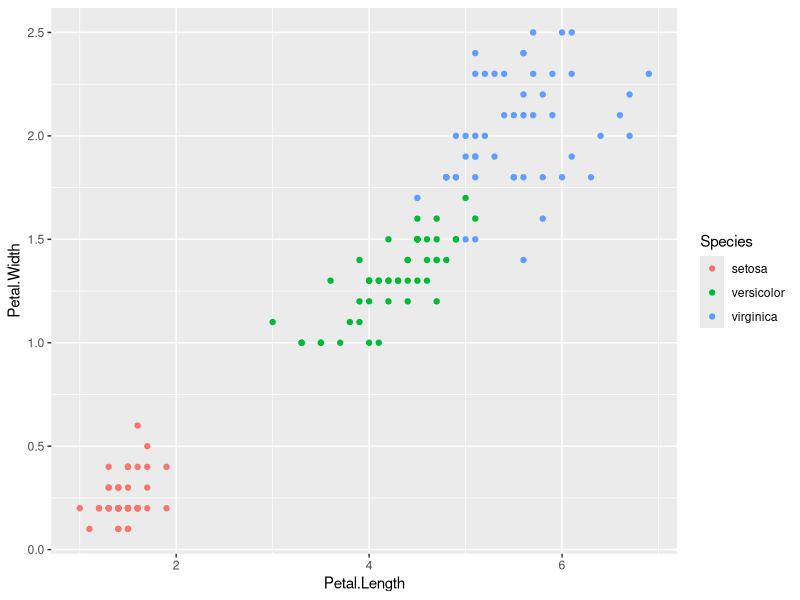
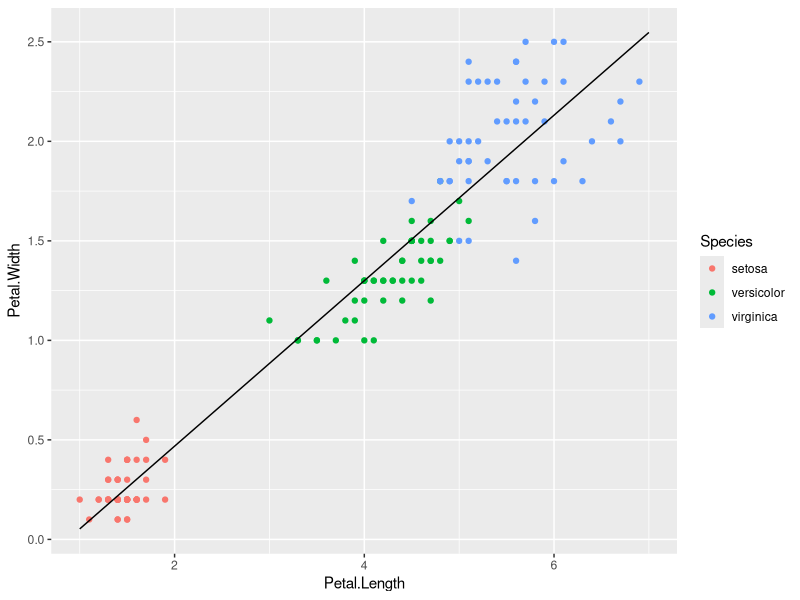
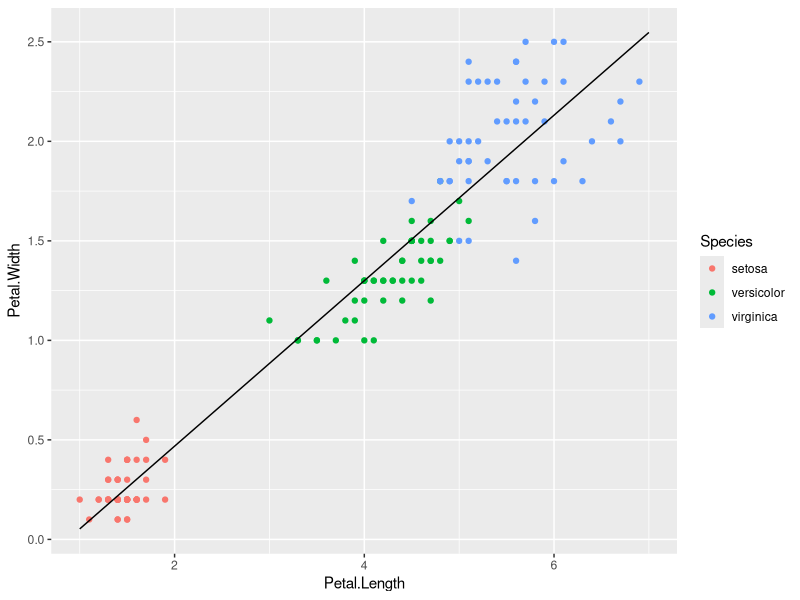
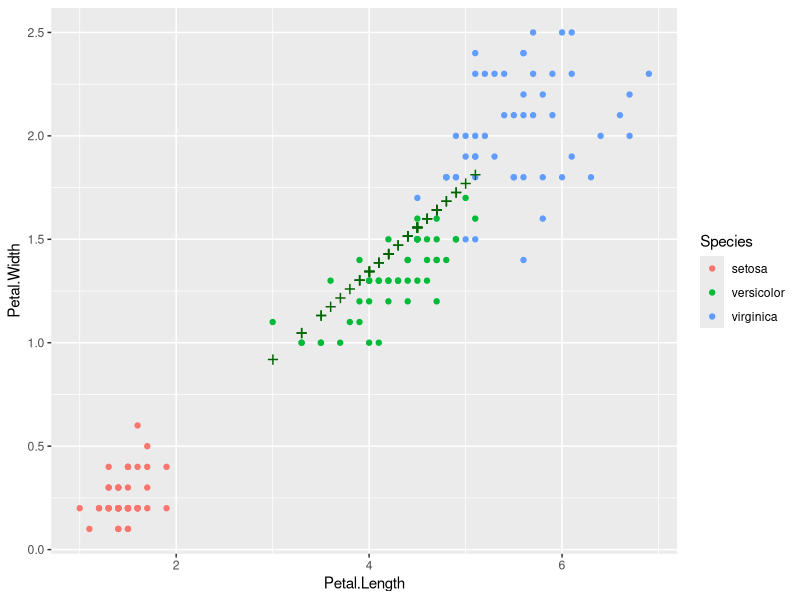
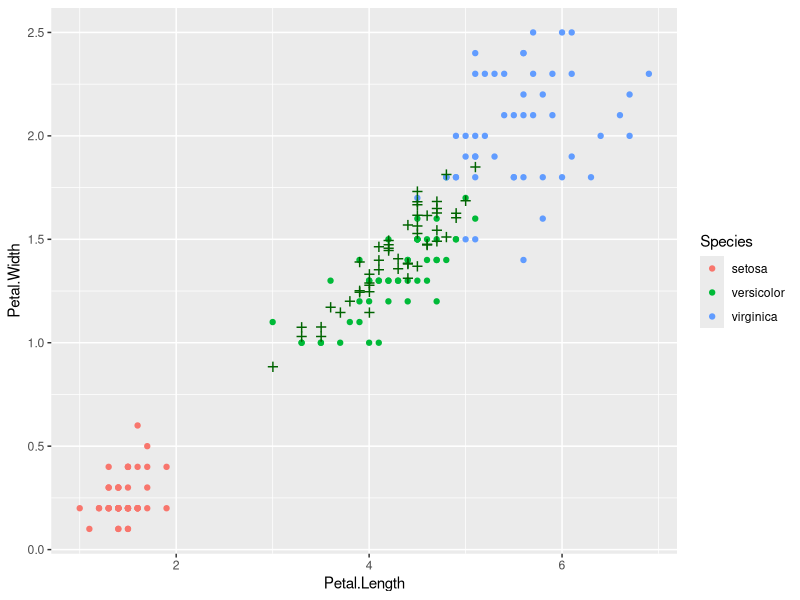
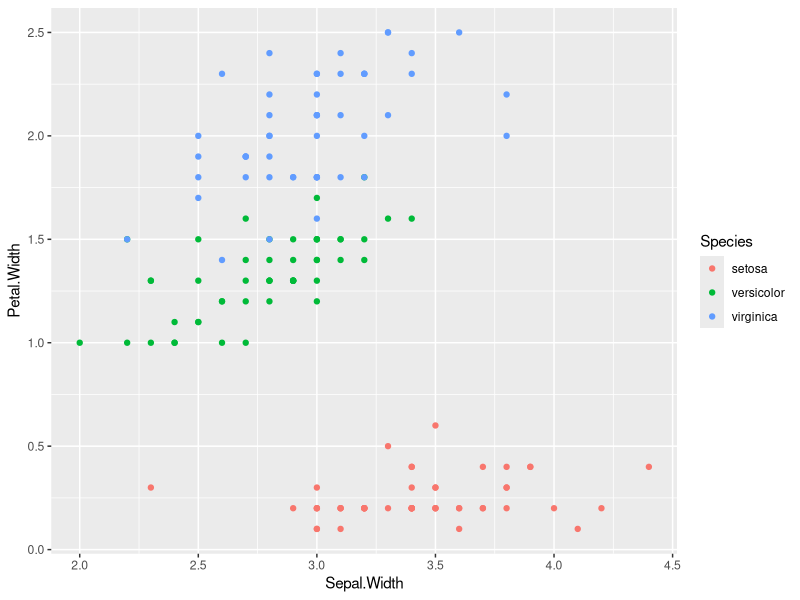
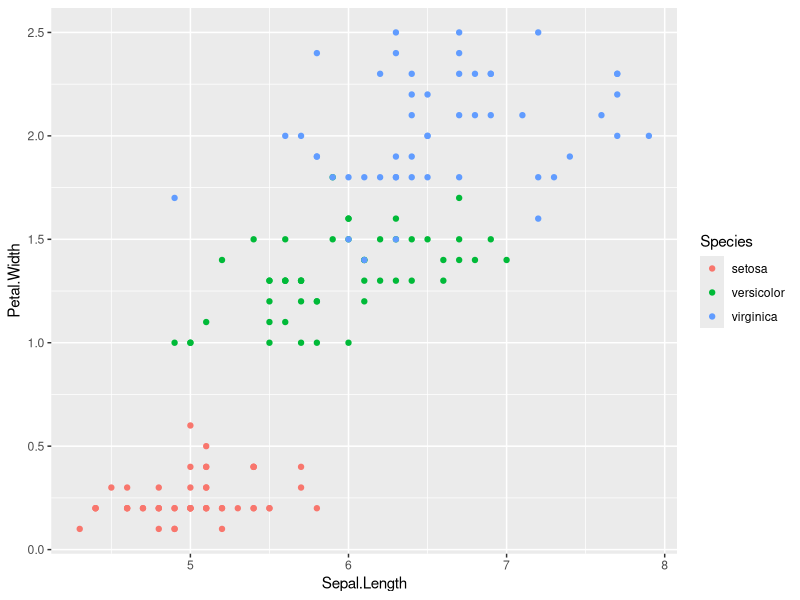
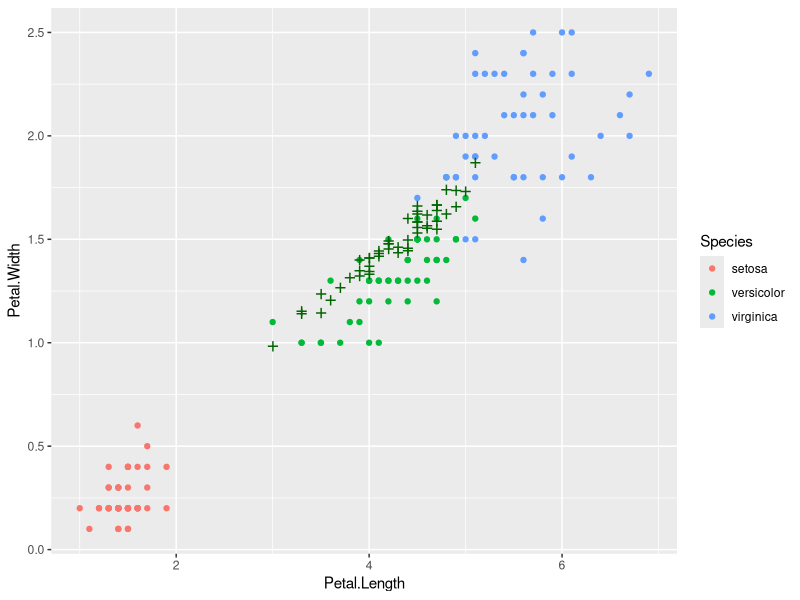

Source code (R) for these figures, in order:

# title: Linear Regression
# author: Audrey Baguette (Workshop Lead)
# based on material by Alex Diaz-Papkovich and Adrien Osakwe
# date:  2025-09-09
library(tidyverse)

############################
# Verifying the dataset
############################
# Let's take the iris data set, and check if the petal length and width
# follow a linear correlation
ggplot(iris) + geom_point(aes(Petal.Length, Petal.Width, col = Species))
cor(iris$Petal.Length, iris$Petal.Width)
# The data seems to be linearly correlated. The species have different ranges
# of sizes, but they seem to all follow the same trend.


############################
# Fitting with MLE
############################
# 1- Estimating beta1
# $$\hat{\beta_1} = \frac{\sum^{N}_{i=1}(x_{i} - \bar{x})(y_{i} - \bar{y})}
# {\sum_{i=1}^{N}(x_{i} - \bar{x})^{2}} = \frac{SS_{xy}}{SS_{xx}}$$
mean_x = mean(iris$Petal.Length)
mean_y = mean(iris$Petal.Width)
numerator = sum((iris$Petal.Length - mean_x) * (iris$Petal.Width - mean_y))
denominator = sum((iris$Petal.Length - mean_x)**2)
beta1 = numerator / denominator

# 2- Estimating beta0
# $$\hat{\beta_0} = \bar{y} - \hat{\beta_{1}}\bar{x}$$
beta0 = mean_y - beta1*mean_x

# 3- Visualize the regression
regression_df = data.frame(x = 1:7, y = beta0+c(1:7)*beta1)
ggplot(iris) + geom_point(aes(Petal.Length, Petal.Width, col = Species)) +
            geom_line(aes(x, y), data = regression_df)


############################
# Build-in linear regression
############################
# 1- lm is the build-in regression function
linear_model <- lm(Petal.Width ~ Petal.Length, data = iris)
summary(linear_model)

# 2- Plot the results to compare with the MLE
regression_df2 = data.frame(x = 1:7, y = linear_model$coefficients[1]+c(1:7)*linear_model$coefficients[2])
ggplot(iris) + geom_point(aes(Petal.Length, Petal.Width, col = Species)) +
  geom_line(aes(x, y), data = regression_df2)


############################
# Predict results
############################
# Say we remove the versicolor species during model construction, 
# can we predict the Petal Width in function of its Length?

# 1- We remove the versicolor data and compute the model
iris_subset <- iris %>% filter(Species != 'versicolor')
iris_model <- lm(Petal.Width ~ Petal.Length, data = iris_subset)

# 2- We extract the versicolor Petal Length
versicolor_p <- iris %>% filter(Species == 'versicolor') %>%
                          mutate(Predicted_pw = iris_model$coefficients[1] + Petal.Length*iris_model$coefficients[2])
# Alternatively
predict.lm(iris_model, versicolor_p, type = 'response')

# 3- Plot the results
ggplot(iris) + geom_point(aes(Petal.Length, Petal.Width, col = Species)) +
  geom_point(aes(Petal.Length, Predicted_pw), data = versicolor_p, color = 'darkgreen', shape = '+', size = 5)

# 4- Compute the MSE
MSE = mean((versicolor_p$Petal.Width - versicolor_p$Predicted_pw)**2)


############################
# Use multiple variables
############################
# What if we also use the Sepal values to predict the Petal Width?

# 1- We compute the model after removal of versicolor
iris_model2 <- lm(Petal.Width ~ Petal.Length + Sepal.Length + Sepal.Width, data = iris_subset)

# 2- We extract the versicolor Petal Length
versicolor_p2 <- iris %>% filter(Species == 'versicolor') %>%
  mutate(Predicted_pw = iris_model2$coefficients[1] +
                        Petal.Length*iris_model2$coefficients[2] +
                        Sepal.Length*iris_model2$coefficients[3] +
                        Sepal.Width*iris_model2$coefficients[4])

# 3- Plot the results
ggplot(iris) + geom_point(aes(Petal.Length, Petal.Width, col = Species)) +
  geom_point(aes(Petal.Length, Predicted_pw), data = versicolor_p2, color = 'darkgreen', shape = '+', size = 5)

# 4- Compute the MSE
MSE2 = mean((versicolor_p2$Petal.Width - versicolor_p2$Predicted_pw)**2)
# In this case, the MSE is a lot larger than the previous model, so adding more variables did not help
ggplot(iris) + geom_point(aes(Sepal.Width, Petal.Width, col = Species))
cor(iris$Sepal.Width, iris$Petal.Width)
ggplot(iris) + geom_point(aes(Sepal.Length, Petal.Width, col = Species))
cor(iris$Sepal.Length, iris$Petal.Width)

# Quick test with only the Petal Length and Sepal Length
iris_model3 <- lm(Petal.Width ~ Petal.Length + Sepal.Length, data = iris_subset)
versicolor_p3 <- iris %>% filter(Species == 'versicolor') %>%
  mutate(Predicted_pw = iris_model3$coefficients[1] +
                        Petal.Length*iris_model3$coefficients[2] +
                        Sepal.Length*iris_model3$coefficients[3])
MSE3 = mean((versicolor_p3$Petal.Width - versicolor_p3$Predicted_pw)**2)
ggplot(iris) + geom_point(aes(Petal.Length, Petal.Width, col = Species)) +
  geom_point(aes(Petal.Length, Predicted_pw), data = versicolor_p3, color = 'darkgreen', shape = '+', size = 5)
# This is the worst MSE of the 3, possibly because of overfitting


############################
# Hands-on
############################
# Create your own linear model
# Using mtcars, find the best linear model to predict the miles per gallon (mpg)
# Use the first 2/3 of the data as training data for the model and the last third as test data
mtcars_train <- mtcars[1:22,]
mtcars_test <- mtcars[23:32,]


## Solution




#
